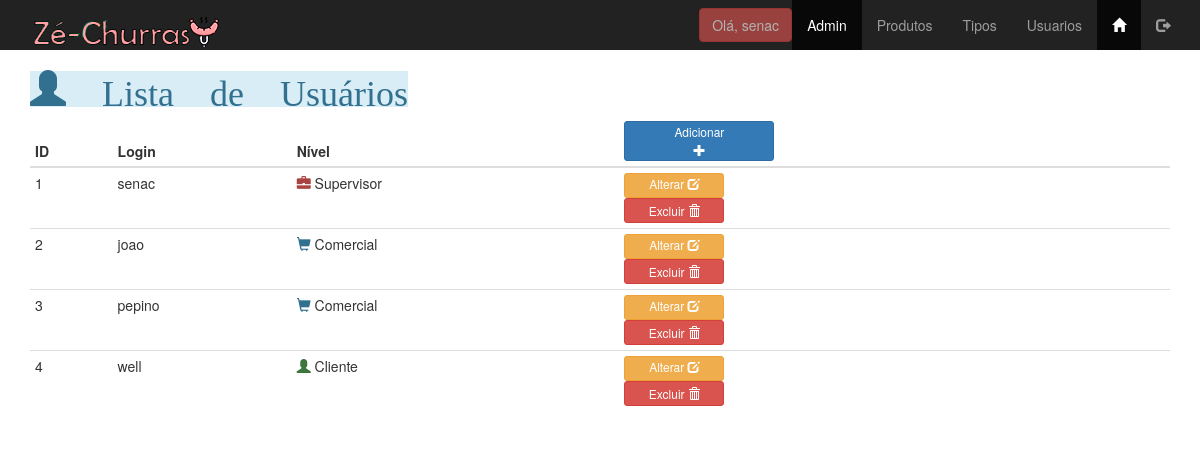
The page /Admin/usuarios_lista.php (signed in) on the database its author committed.
### tables this page shows
create table tbusuarios(
id_usuario int(11) primary key auto_increment not null,
login_usuario varchar(30) not null unique,
senha_usuario varchar(8) not null,
id_nivel_usuario int(11) not null
);

create table tbnivel(
id_nivel int(11) primary key auto_increment not null,
nome_nivel varchar(20) not null
);

### Admin/usuarios_lista.php (the view, shortened to what this page needs)
<?php
include('../connections/conn.php');
$consulta = "select u.id_usuario,
u.login_usuario,
u.id_nivel_usuario,
n.nome_nivel
from tbusuarios u
INNER JOIN tbnivel n on u.id_nivel_usuario = n.id_nivel";
$lista = $conn->query($consulta);
$linha = $lista->fetch_assoc();
?>
<!DOCTYPE html>
<html lang="pt_br">
<head>
    <link href="../css/bootstrap.min.css" rel="stylesheet" type="text/css">
    <link href="../css/meu_estilo.css" rel="stylesheet" type="text/css">
</head>
<body>
    <?php include('menu_adm.php'); ?>
    <main class="container">
        <h1 class="breadcrump alert-info glyphicon glyphicon-user"> Lista de Usuários</h1>
        <table class="table table-condensed table-hover">
            <thead>
                <th>ID</th>
                <th>Login</th>
                <th>Nível</th>
                <th class="largButton">
                    <a href="usuario_insere.php" class="btn btn-block btn-primary btn-xs" id="btn-Add">
                        <span class="hidden-xs">Adicionar<br></span>
                        <span class="glyphicon glyphicon-plus" aria-hidden="true"></span>
                    </a>
                </th>
            </thead>
            <tboby>
                <?php do { ?>
                    <tr>
                        <td><?php echo $linha['id_usuario']; ?></td>
                        <td>
                            <span class="hidden-xs"><?php echo $linha['login_usuario'];?></span>
                        </td>
                        <td>
                            <?php
                            if ($linha['nome_nivel'] == 'Supervisor') {
                                echo ("<span class='glyphicon glyphicon-briefcase text-danger aria-hidden='true'></span>");
                            } else if($linha['nome_nivel'] == 'Comercial') {
                                echo ("<span class='glyphicon glyphicon-shopping-cart text-info aria-hidden='true'></span>");
                            } else if($linha['nome_nivel'] == 'Cliente'){
                                echo ("<span class='glyphicon glyphicon-user text-success aria-hidden='true'></span>");
                            } else{
                                echo ("<span class='glyphicon glyphicon-remove text-danger aria-hidden='true'></span>");
                            }
                            ?>
                            <?php echo $linha['nome_nivel']; ?>
                        </td>
                        <td>
                            <a href="usuario_atualiza.php?id_usuario=<?php echo $linha['id_usuario']; ?>" class="btn btn-warning btn-block btn-xs" id="btn-padrao">
                                <span class="hidden-xs">Alterar</span>
                                <span class="glyphicon glyphicon-edit" aria-hidden="true"></span>
                            </a>
                            <button class="btn btn-danger largButton btn-xs delete"
                            role="button"
                            data-nome="<?php echo $linha['login_usuario'];?>"
                            data-id="<?php echo $linha['id_usuario'];?>" id="btn-padrao">
                            <span class="hidden-xs">Excluir</span>
                            <span class="glyphicon glyphicon-trash" aria-hidden="true"></span>
                            </button>
                        </td>
                    </tr>
                <?php } while ($linha = $lista->fetch_assoc()); ?>
            </tboby>
        </table>
    </main>
</body>
</html>

### Admin/menu_adm.php (shortened to what this page needs)
<!DOCTYPE html>
<html lang="pt-BR">
<head>
</head>
<body>
    <nav class="nav navbar-inverse">
        <div class="container-fluid">
            <div class="navbar-header">
                <a href="index.php" class="navbar-brand">
                    <img src="../images/logochurrascopequeno.png" alt="">
                </a>
            </div>
            <div class="collapse navbar-collapse" id="defaultNavbar">
                <ul class="nav navbar-nav navbar-right">
                    <li>
                        <button class="btn btn-danger navbar-btn disabled" type="button">
                            Olá, <?php echo $_SESSION['login_usuario'];?>
                        </button>
                    </li>
                    <li class="active"><a href="index.php">Admin</a></li>
                    <li><a href="produtos_lista.php">Produtos</a></li>
                    <li><a href="tipos_lista.php">Tipos</a></li>
                    <li><a href="usuarios_lista.php">Usuarios</a></li>
                    <li class="active"><a href="../index.php">
                        <span class="glyphicon glyphicon-home"></span>
                        </a>
                    </li>
                    <li>
                        <a href="logout.php">
                            <span class="glyphicon glyphicon-log-out"></span>
                        </a>
                    </li>
                </ul>
            </div>
        </div>
    </nav>
</body>
</html>

### css/meu_estilo.css (style rules this page uses)
#btn-padrao { width: 100px; height: 25px; }
#btn-Add { width: 150px; height: 40px; }

### rows shown on the page
tbusuarios: id_usuario "1", login_usuario "senac", tbnivel.nome_nivel "Supervisor"
tbusuarios: id_usuario "2", login_usuario "joao", tbnivel.nome_nivel "Comercial"
tbusuarios: id_usuario "3", login_usuario "pepino", tbnivel.nome_nivel "Comercial"
tbusuarios: id_usuario "4", login_usuario "well", tbnivel.nome_nivel "Cliente"

### other values the page prints
$_SESSION['login_usuario'] "senac"
